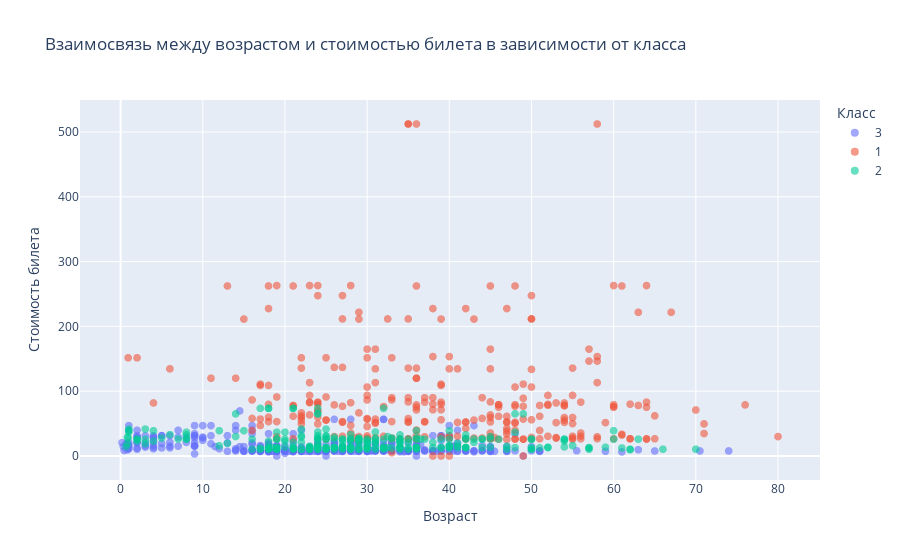

The notebook cell this image was saved under:
### Markdown cell above
### Диаграмма рассеяния (Scatter Plot)

На этом графике отображается зависимость между возрастом пассажиров и стоимостью их билета. Каждый маркер на графике представляет одного пассажира. 
Для того чтобы лучше понять, как класс пассажира влияет на стоимость билета, точки на графике окрашены в зависимости от класса пассажира. Это позволяет увидеть, как различаются цены на билеты для разных классов в зависимости от возраста.

### Code cell
data_cleaned = data.copy()
data_cleaned = data_cleaned.dropna(subset=["Age", "Fare"])

fig = px.scatter(
    data_cleaned,
    x="Age", 
    y="Fare", 
    color="Pclass",
    title="Взаимосвязь между возрастом и стоимостью билета в зависимости от класса",
    labels={
        "Age": "Возраст пассажира",
        "Fare": "Стоимость билета",
        "Pclass": "Класс"
    },
    hover_data=["Name", "Sex"]
)

fig.update_traces(marker=dict(size=8, opacity=0.6), selector=dict(mode='markers'))
fig.update_layout(legend_title_text='Класс', xaxis_title="Возраст", yaxis_title="Стоимость билета")

fig.show()

### Figure 1 — Plotly figure (JSON) as saved in the notebook; plotly's stock layout.template omitted (floating-point values rounded to 4 significant figures; data arrays with more than 128 entries replaced by an {"elided": "..."} marker saying what was removed)
{"data": [{"customdata": {"elided": "500x2 str values"}, "hovertemplate": "Класс=3<br>Возраст пассажира=%{x}<br>Стоимость билета=%{y}<br>Name=%{customdata[0]}<br>Sex=%{customdata[1]}<extra></extra>", "legendgroup": "3", "marker": {"color": "#636efa", "opacity": 0.6, "size": 8, "symbol": "circle"}, "mode": "markers", "name": "3", "showlegend": true, "type": "scattergl", "x": {"elided": "500 float values"}, "xaxis": "x", "y": {"elided": "500 float values"}, "yaxis": "y"}, {"customdata": {"elided": "284x2 str values"}, "hovertemplate": "Класс=1<br>Возраст пассажира=%{x}<br>Стоимость билета=%{y}<br>Name=%{customdata[0]}<br>Sex=%{customdata[1]}<extra></extra>", "legendgroup": "1", "marker": {"color": "#EF553B", "opacity": 0.6, "size": 8, "symbol": "circle"}, "mode": "markers", "name": "1", "showlegend": true, "type": "scattergl", "x": {"elided": "284 float values"}, "xaxis": "x", "y": {"elided": "284 float values"}, "yaxis": "y"}, {"customdata": {"elided": "261x2 str values"}, "hovertemplate": "Класс=2<br>Возраст пассажира=%{x}<br>Стоимость билета=%{y}<br>Name=%{customdata[0]}<br>Sex=%{customdata[1]}<extra></extra>", "legendgroup": "2", "marker": {"color": "#00cc96", "opacity": 0.6, "size": 8, "symbol": "circle"}, "mode": "markers", "name": "2", "showlegend": true, "type": "scattergl", "x": {"elided": "261 float values"}, "xaxis": "x", "y": {"elided": "261 float values"}, "yaxis": "y"}], "layout": {"autosize": true, "legend": {"title": {"text": "Класс"}, "tracegroupgap": 0}, "title": {"text": "Взаимосвязь между возрастом и стоимостью билета в зависимости от класса"}, "xaxis": {"anchor": "y", "autorange": true, "domain": [0, 1], "range": [-4.797, 84.97], "title": {"text": "Возраст"}, "type": "linear"}, "yaxis": {"anchor": "x", "autorange": true, "domain": [0, 1], "range": [-47.19, 559.5], "title": {"text": "Стоимость билета"}, "type": "linear"}}}
